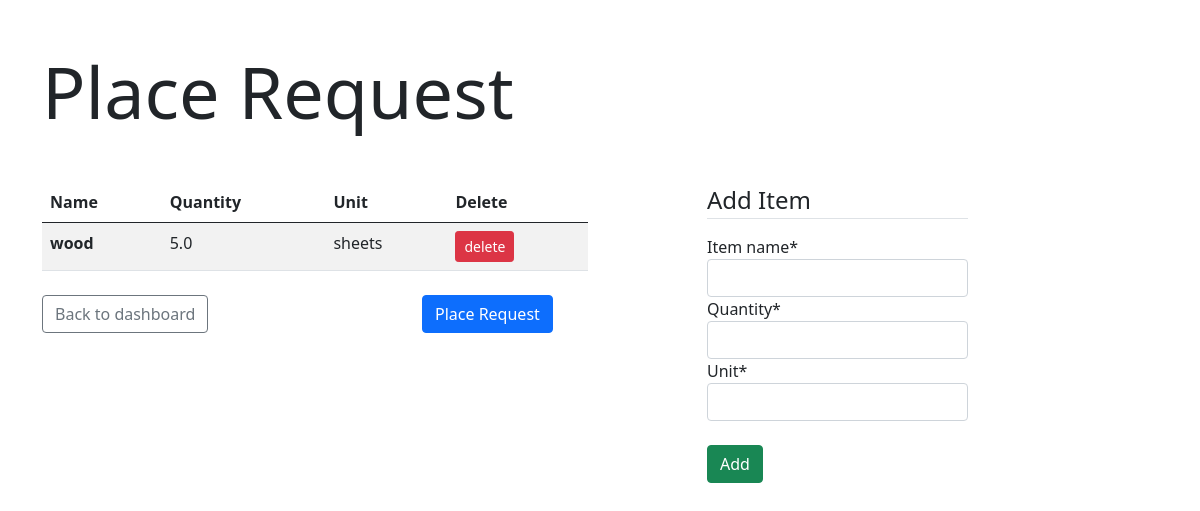
The app's page /company/siteEr/request/1/ (signed in), older data.
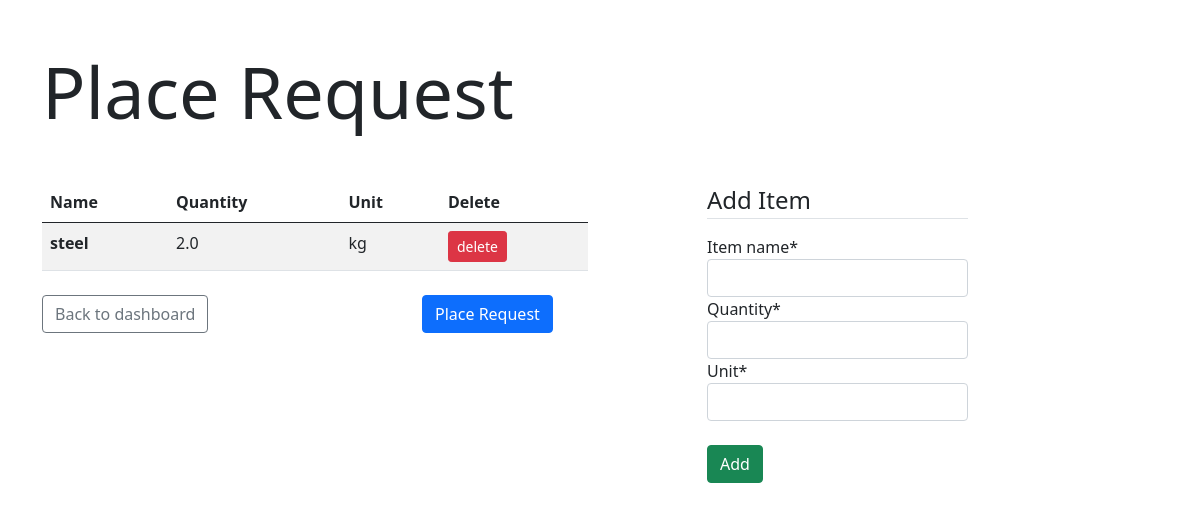
The same page, newer data.
### company/models.py (models this page shows, shortened)
class BillItem(models.Model):
    site_er = models.ForeignKey(SiteEr, on_delete=models.PROTECT, default=1)
    project = models.ForeignKey(Project, on_delete=models.PROTECT, default=1)
    item_name = models.CharField(max_length=50)
    unit = models.CharField(max_length=10)
    quantity = models.FloatField()
    state = models.CharField(max_length=1, choices=BILL_STATE, default='E')

### company/views.py (the view, shortened to what this page needs)
# urls.py: path('siteEr/request/<int:pk>/', views.ProjectMaterialRequestView.as_view(), name='material-request'),
class ProjectMaterialRequestView(UserPassesTestMixin, SuccessMessageMixin, CreateView):
    template_name = 'company/material_request.html'
    success_message = '%(item_name)s was created successfully'
    model = BillItem
    fields = ['item_name', 'quantity', 'unit']
    def get_context_data(self, **kwargs):
        context =  super().get_context_data(**kwargs)
        project = Project.objects.get(id=self.kwargs['pk'])
        billitems = project.billitem_set.filter(state='E')
        if billitems.count() > 0:
            context['enable'] = billitems.count()
        context['bill_items'] = billitems
        return context
    def test_func(self):
        return hasattr(self.request.user, 'siteer')

### company/templates/company/material_request.html (shortened to what this page needs)
{% extends "company/base.html" %}
{% load crispy_forms_tags %}
{% block content %}
    <h2 class="display-2">Place Request</h2>
    <div class="row my-5 justify-center-around">
        <div class="col-6">
            <table class="table table-striped table-hover">
                <thead>
                    <tr>
                        <th scope='col'>Name</th>
                        <th scope='col'>Quantity</th>
                        <th scope='col'>Unit</th>
                        <th scope="col">Delete</th>
                    </tr>
                </thead>
                <tbody>
                    {% for bill_item in bill_items %}
                    <tr>
                        <th scope="row">{{ bill_item.item_name }}</th>
                        <td>{{ bill_item.quantity }}</td>
                        <td>{{  bill_item.unit  }}</td>
                        <td><a href="{% url 'material-delete' bill_item.pk %}" class="p1 btn btn-danger btn-sm">delete</a></td>
                    </tr>
                    {% empty %}
                    <tr>
                        <th scope="row" colspan="4" class="table-active"> No items avilable </th>
                    </tr>
                    {% endfor %}
                </tbody>
            </table>
            <div class="row my-4">
                <div class="col-6">
                    <a href="{% url 'siteer-dashboard' %}" class="btn btn-outline-secondary">Back to dashboard</a>
                </div>
                {% if enable %}
                <div class="col offset-2">
                    <a class="btn btn-primary" data-bs-toggle="offcanvas" href="#offcanvasExample" role="button">Place Request</a>
                </div>
                {% else %}
                <div class="col offset-2">
                    <button class="btn btn-primary" disabled>Place Request</button>
                </div>
                {% endif %}
            </div>
        </div>
        <div class="col-3 offset-1">
            <form method="POST">
                <fieldset class="form-group">
                    <legend class="border-bottom mb-3"> Add Item </legend>
                    {{ form|crispy }}
                </fieldset>
                <div class="form-group">
                    <button class="btn my-4 btn-success" type="submit">Add</button>
                </div>
            </form>
        </div>
    </div>
{% endblock %}

Row changes from the older to the newer data that the page shows:
no longer on this page (row edited): BillItem: item_name "wood", quantity "5.0", unit "sheets"
added BillItem: item_name "steel", quantity "2.0", unit "kg"
